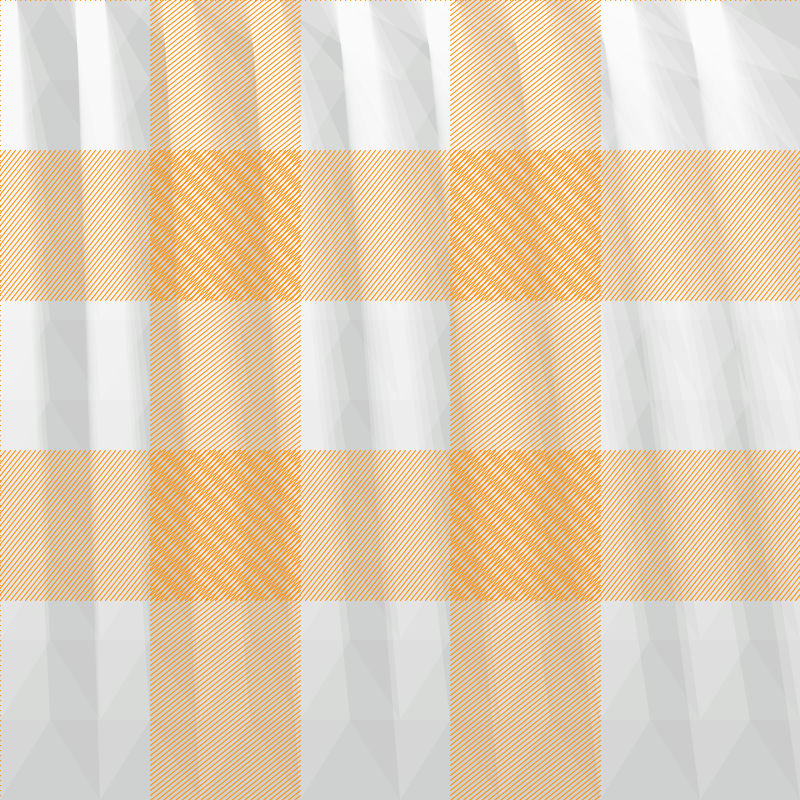
Frame 1 (no input)
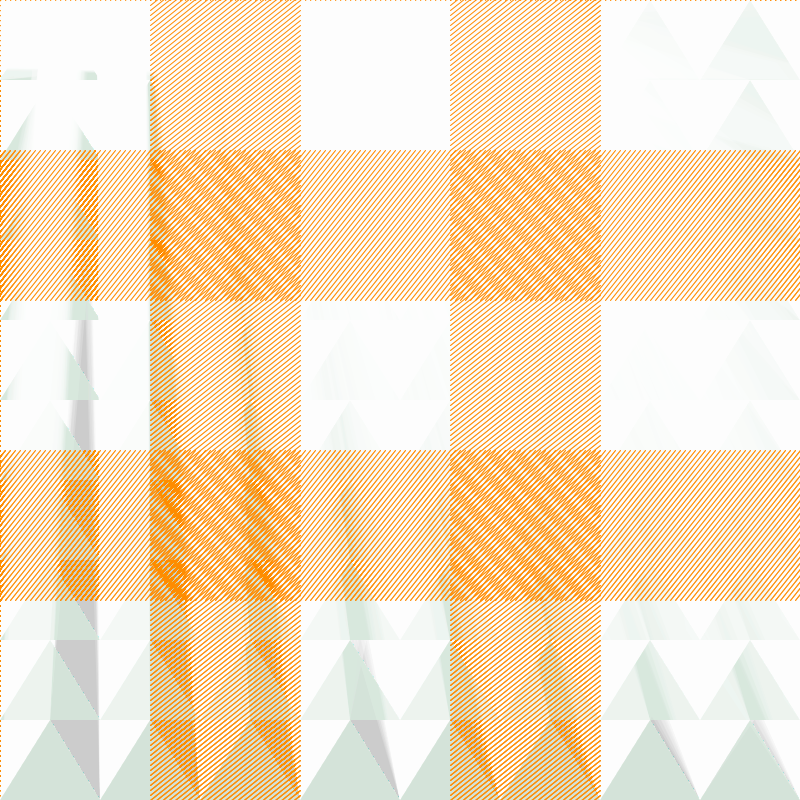
Frame 60 (the mouse pressed at the canvas centre just before this capture)
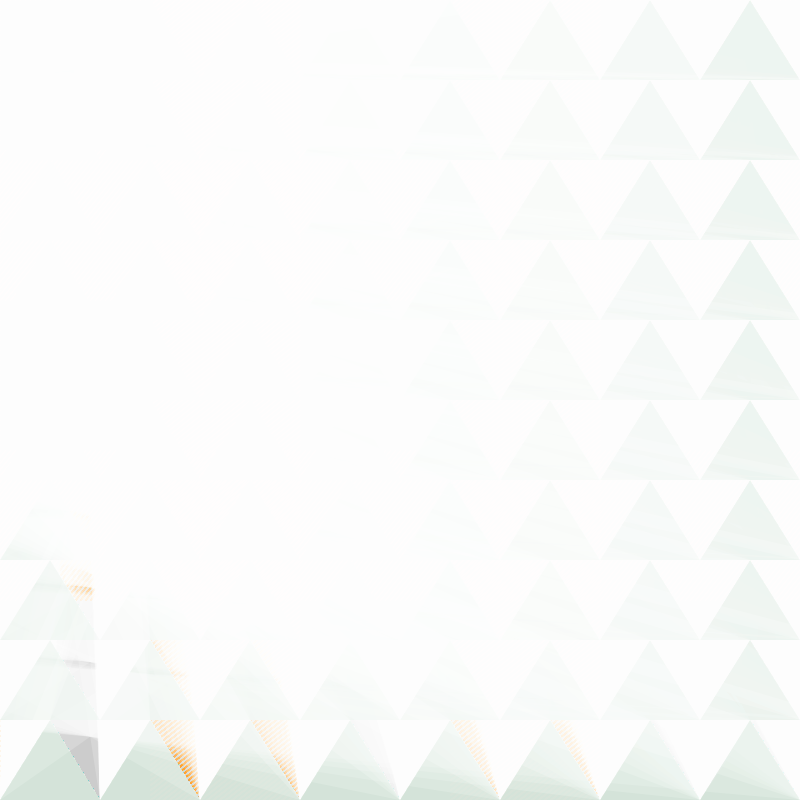
Frame 120 (the mouse held since frame 60 and released just before this capture)

The Processing sketch that drew these frames (run headless with seeded random() and noise(); from frame 60 on, the mouse is pressed at the canvas centre):

// Processing sketch: processing_75138
// ── processing_75138.pde

//Intro to Creative Programming
//Assignment - Perspective Shift Mod
//Sang Un Jeon

float speed = 2.5;
float x;
float y;

void setup() {
  size(800, 800);
  smooth();
  noStroke();
}

void draw() {
  stroke(0,0,0,0);
  x+= random(-speed, speed);
  y+= random(-speed, speed);
  for (int t = 0; t < 800; t+=80) {
    fill(#D5E6DA, 50);
    for (int i = 0; i < 800; i+=100) {
      triangle(50+i, 0+t, 100+i, 80+t, 0+i, 80+t);
    }

    fill(#FFFFFF, 50);
    for (int i = -100; i < 800; i+=100) {
      triangle(50+i*x, 0+t*y, 150+i, 0+t, 100+i, 80+t);
    }
  }

  int x = 0;
  int y = 0;
  int w = 800;
  int h = 80;

  for (int p = 0; p < 800; p+=80) {
    if ((mouseX > x) && (mouseX < x+w) && (mouseY > y+p) && (mouseY < y+h+p)) {
      fill(#FF8B00, 50);

      for (int i = 0; i < 800; i+=100) {
        triangle(50+i, 0+p, 100+i, 80+p, 0+i, 80+p);
      }
    }
  }
  stroke(#FF8B00);
    
    //when the mouse don't find the right spot
 
      for (int i = -60; i < 1200; i += 5) {
  line(i-60, mouseX*5-300, i + 60, mouseX*5-450);
}

for (int i = -60; i < 1200; i += 5) {
  line(i-60, mouseX*5, i + 60, mouseX*5-150);
}

for (int i = -60; i < 1200; i += 5) {
  line(i-60, mouseX*5+300, i + 60, mouseX*5+150);
}

for (int i = -60; i < 1200; i += 5) {
  line(i-60, mouseX*5+600, i + 60, mouseX*5+450);
}

for (int i = -60; i < 1200; i += 5) {
  line(mouseY*5-300, i-60, mouseY*5-450, i+60);
}

for (int i = -60; i < 1200; i += 5) {
  line(mouseY*5, i-60, mouseY*5-150, i+60);
}

for (int i = -60; i < 1200; i += 5) {
  line(mouseY*5+300, i-60, mouseY*5+150, i+60);
}

for (int i = -60; i < 1200; i += 5) {
  line(mouseY*5+600, i-60, mouseY*5+450, i+60);
}

  
}
